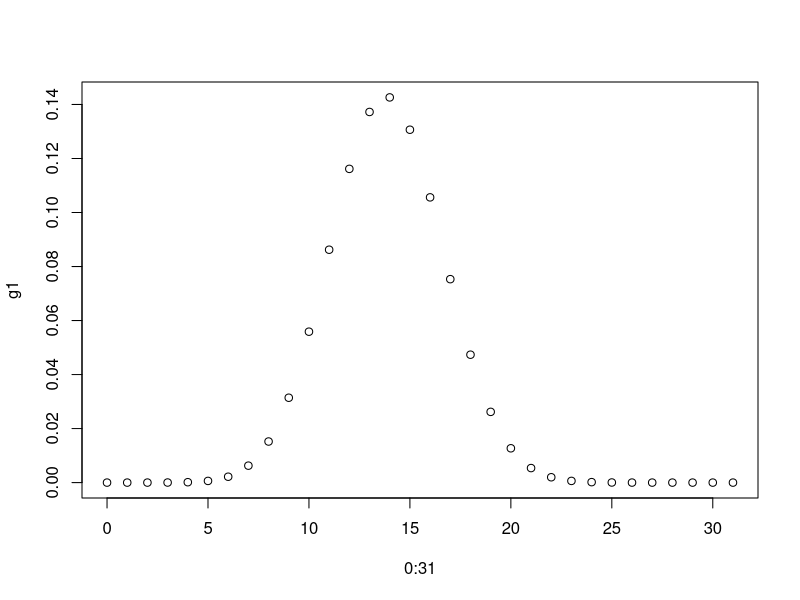
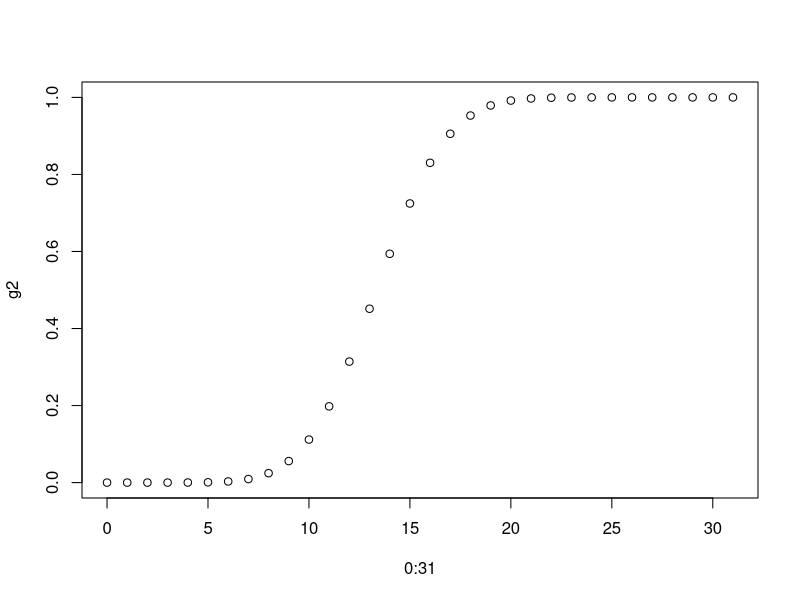

Recreate these plots in R, in order.
#ASSIGNMENT 3

#Q1 Roll 12 dice simultaneously, and let X denotes the number of 6’s that appear. 
#Calculate the probability of getting 7, 8 or 9, 6’s using R. (Try using the function 
#pbinom; If we set S = {get a 6 on one roll}, P(S) = 1/6 and the rolls constitute 
#Bernoulli trials; thus X ∼ binom(size=12, prob=1/6) and we are looking for P(7 ≤ X ≤ 9).
a<-pbinom(9,12,1/6)
b<-pbinom(6,12,1/6)
a-b

#Q2 Assume that the test scores of a college entrance exam fits a normal distribution. 
#Furthermore, the mean test score is 72, and the standard deviation is 15.2. 
#What is the percentage of students scoring 84 or more in the exam?
mean=72
sd=15.2
p<-pnorm(84,mean,sd,lower.tail = FALSE)
p*100 #for percentage

#Q3 On the average, five cars arrive at a particular car wash every hour. 
#Let X count the number of cars that arrive from 10AM to 11AM, then X ∼Poisson(λ = 5). 
#What is probability that no car arrives during this time. Next, suppose the car wash 
#above is in operation from 8AM to 6PM, and we let Y be the number of customers that 
#appear in this period. Since this period covers a total of 10 hours, we get that 
#Y ∼ Poisson(λ = 5 × 10 = 50). What is the probability that there are between 48 and 50 
#customers, inclusive?
dpois(0,5)
dpois(50,50)-dpois(47,50)

#Q4 Suppose in a certain shipment of 250 Pentium processors there are 17 defective 
#processors. A quality control consultant randomly collects 5 processors for inspection 
#to determine whether or not they are defective. Let X denote the number of defectives 
#in the sample. Find the probability of exactly 3 defectives in the sample, that is, 
#find P(X = 3).
dhyper(3,17,233,5)

#Q5 A recent national study showed that approximately 44.7% of college students have 
#used Wikipedia as a source in at least one of their term papers. Let X equal the number 
#of students in a random sample of size n = 31 who have used Wikipedia as a source.
#(a)How is X distributed?
#ANS: Binomial Distributed
#(b) Sketch the probability mass function.
g1<-dbinom(0:31,31,0.447)
plot(0:31,g1)
#(c) Sketch the cumulative distribution function.
g2<-pbinom(0:31,31,0.447)
plot(0:31,g2)
#(d) Find mean, variance and standard deviation of X.
mean=31*0.447  #np
mean
var=31*0.447*(1-0.477)  #npq
var
sd=sqrt(var)
sd
